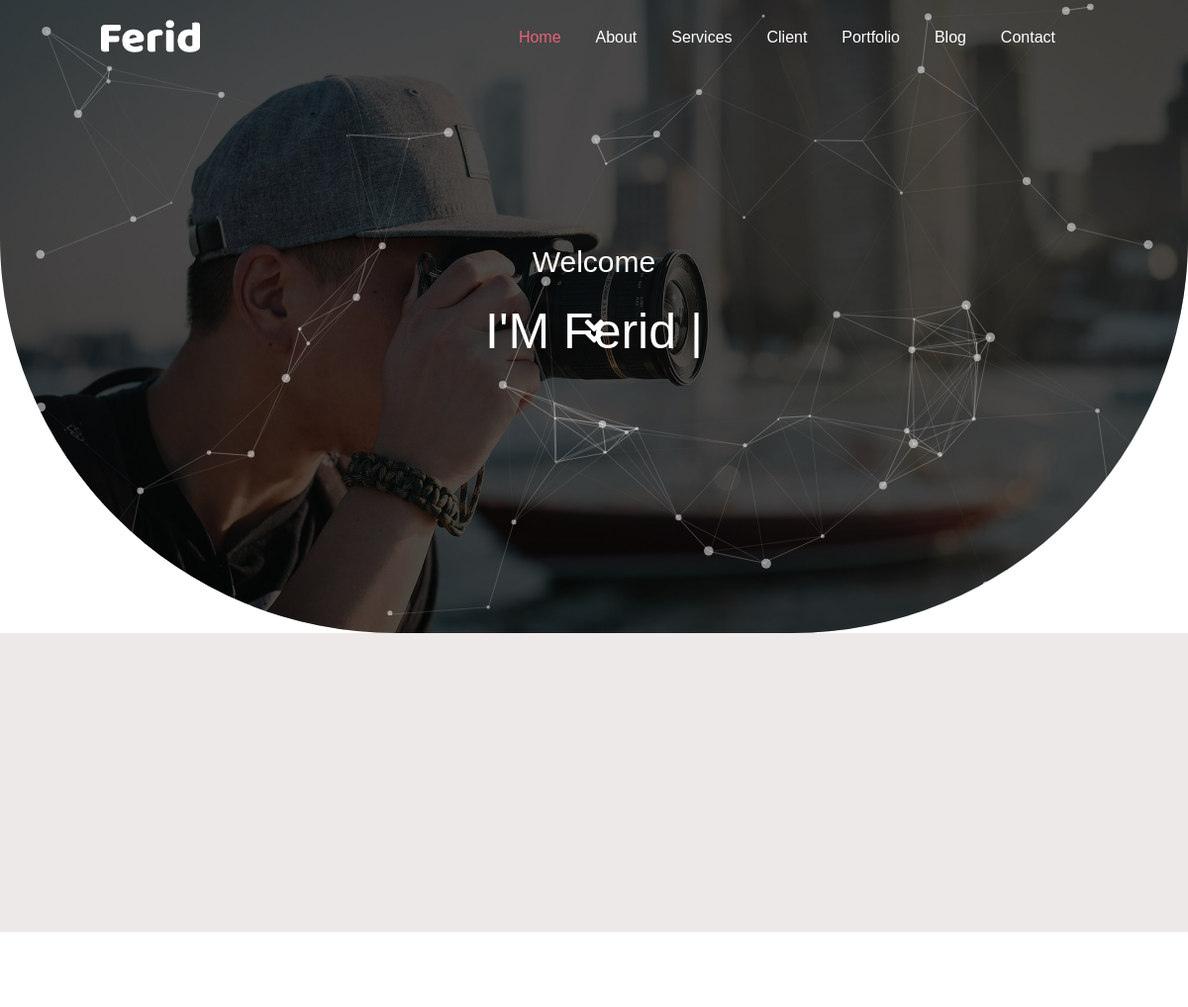
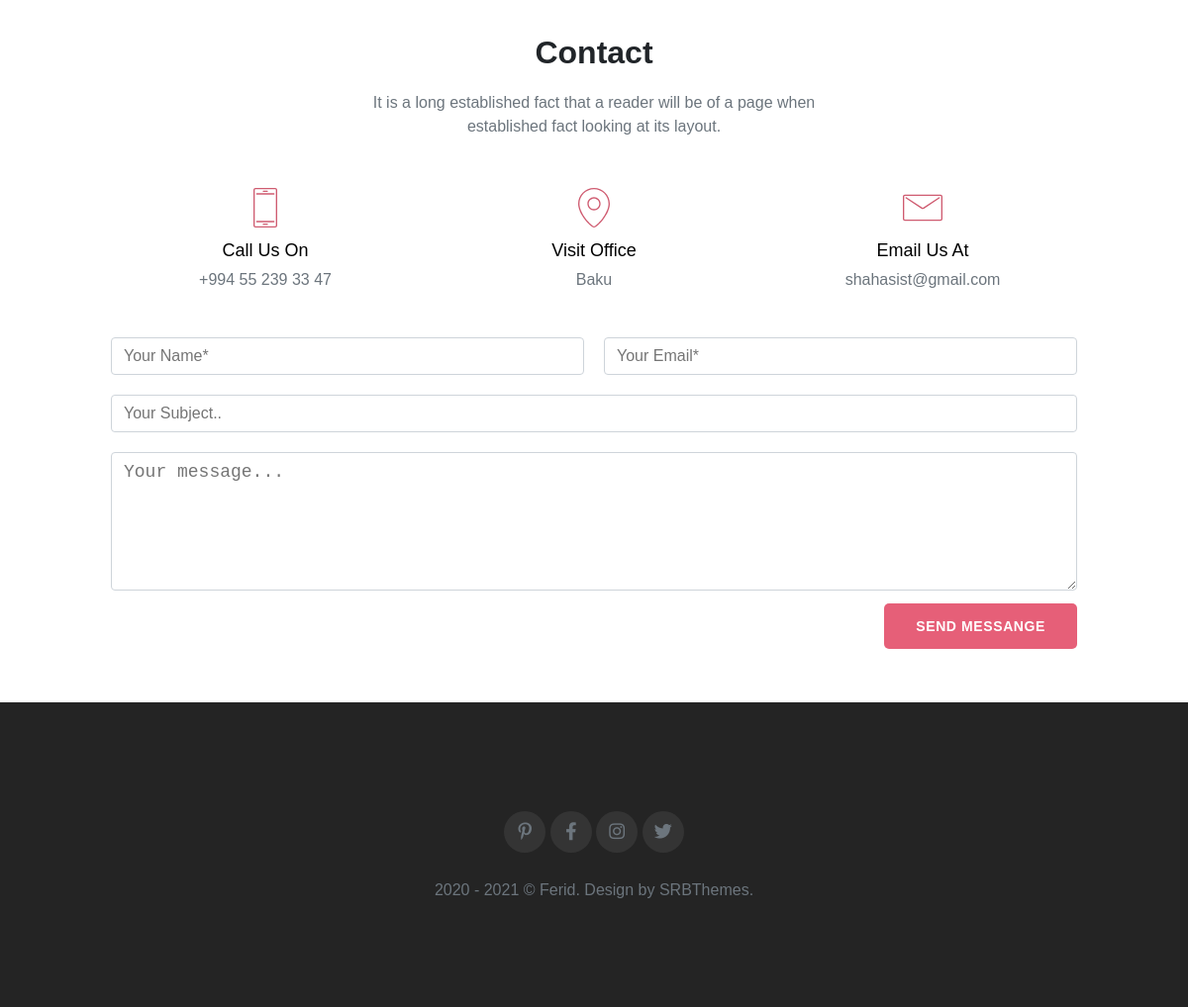
/blog/1, run on an earlier commit of the app's database (2 pictures, top to bottom).
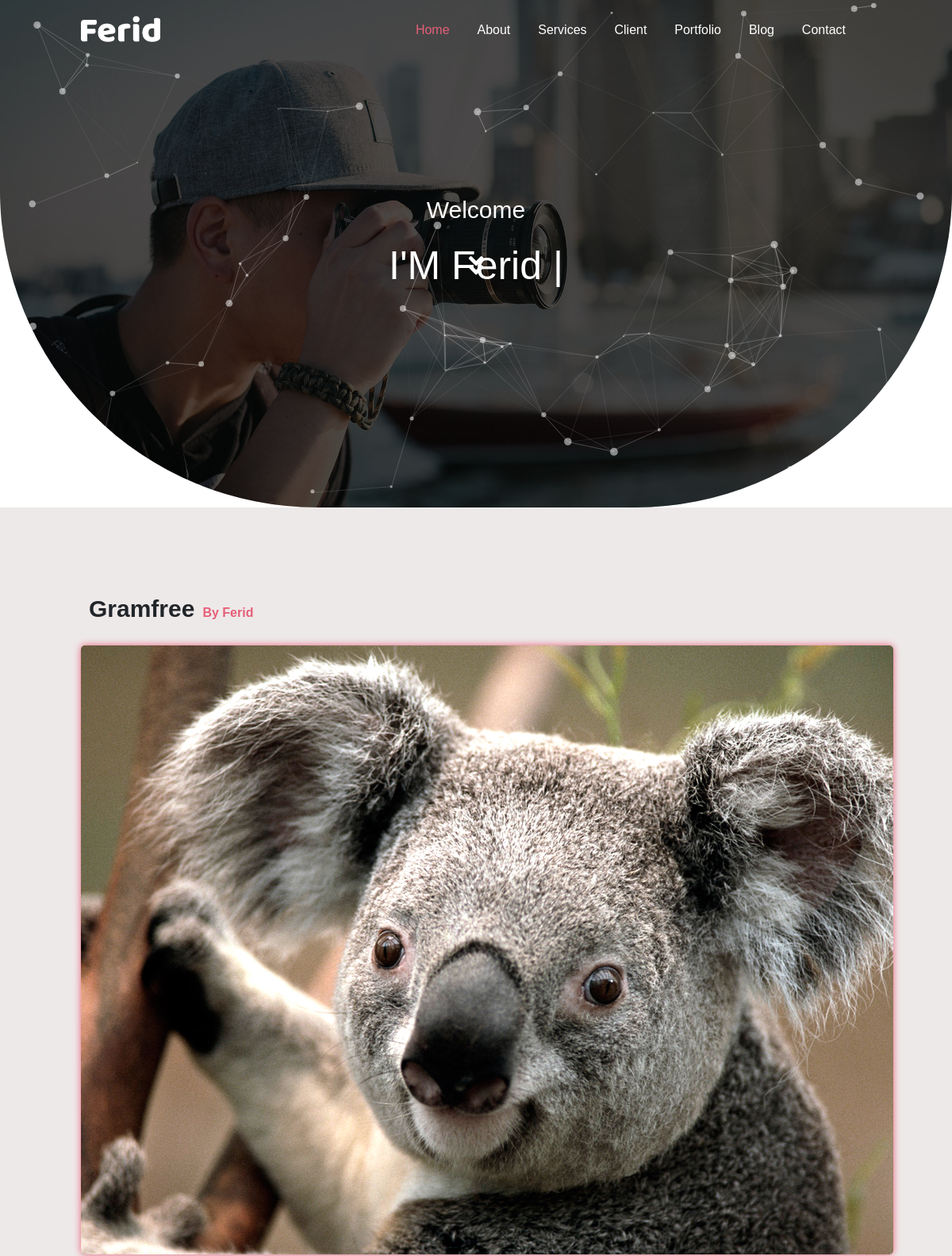
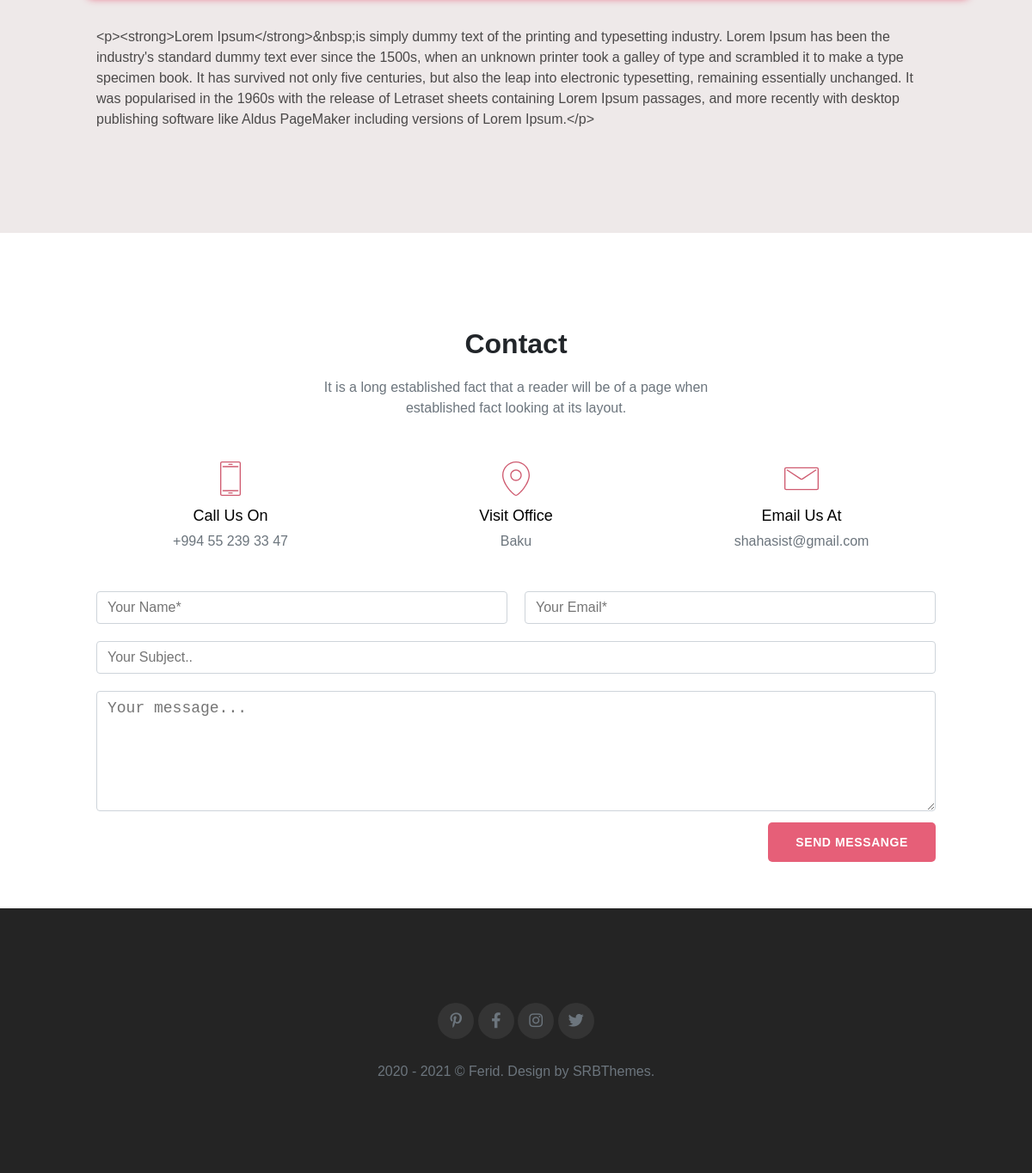
And on a later commit of the database (2 pictures, top to bottom).
### models.py (models this page shows)
class Blogs(db.Model):
    id = db.Column(db.Integer, primary_key=True)
    blogTitle = db.Column(db.String,nullable=False)
    blogDetail = db.Column(db.Text,nullable=False)
    blogAuthor = db.Column(db.String,nullable=False)
    blogDate = db.Column(db.Date,default=date.today())
    blogImage = db.Column(db.String,nullable=False)
    blogStatus = db.Column(db.Boolean,default=True)

### app/routes.py (the view)
@blog.route('/<int:id>',methods=['GET','POST'])
def blogPage(id):
    a = Blogs.query.get(id)
    return render_template('app/blog.html',blog=a)

### app/templates/app/blog.html
{% extends "app/layout.html" %}
{% block content_menu %}
<li><a class="blank" href="#blogPost">Blog</a></li>
<li><a class="blank" href="#contact">Contact</a></li>
{% endblock %}
{% block content_body %}
<section id="blogPost" class="pv-10x">
    <div class="container">
        <div class="row">
            <div class="col-12">
                <h1>{{blog.blogTitle}}</h1><span style="color: #e65f78;font-weight: 700;
                    cursor: pointer;">{{blog.blogAuthor}}</span>
            </div>
        </div>
        <div class="row">
            <div class="col-12">
                <img src="{{blog.blogImage}}">
            </div>
        </div>
        <div class="row">
            <div class="col-12">
                <p>{{blog.blogDetail}}</p>
            </div>
        </div>
    </div>
</section>
{% endblock %}

### app/templates/app/layout.html (shortened to what this page needs)
<!DOCTYPE html>
<html>
<head>
    <link rel="stylesheet" href="https://cdnjs.cloudflare.com/ajax/libs/font-awesome/5.15.1/css/all.min.css"
 />
    <link rel="stylesheet" href="./static/css/reset.css">
    <link rel="stylesheet" href="./static/css/style.css">
</head>
<body>
    <div class="nav width-full flex-full-center">
        <nav class="nav-bar flex-spacebetween-center">
            <span class="nav-bar-left"><a href="{{ url_for('homePage') }}#header"><img id="darklogo" src="./static/img/logo.png"></a></span>
            <div class="nav-bar-right">
                <ul class="flex-spacearound-center">
                    <li><a class="blank isik" href="{{ url_for('homePage') }}#header">Home</a></li>
                    <li><a class="blank" href="{{ url_for('homePage') }}#about">About</a></li>
                    <li><a class="blank" href="{{ url_for('homePage') }}#servies">Services</a></li>
                    <li><a class="blank" href="{{ url_for('homePage') }}#client">Client</a></li>
                    <li><a class="blank" href="{{ url_for('homePage') }}#portfolio">Portfolio</a></li>
                    {% block content_menu %}
                    {% endblock %}
                </ul>
            </div>
        </nav>
    </div>
    <header id="header">
        <div id="particles-js"></div>
        <div class="content color-white flex-columun-center width-full">
            <h4 class="mb-3x">Welcome</h4>
            <div style="position: realtive;font-size: 50px;">
                <div style="display: inline-block;">I'M
                    <h1 id="typed-strings" style="letter-spacing: 5px;" class="mb-3x">
                        <strong>Ferid Memmedli.</strong>
                    </h1>
                </div>
                <span id="typed"></span>
            </div>
            <div class="dubl-down width-full"><a href="#about" class="down color-white">
                    <i class="fas fa-angle-double-down"></i></a></div>
        </div>
    </header>
    {% block content_body %}
    {% endblock %}
    <section id="contact" class="pv-10x">
        <div class="container">
            <div class="row width-full">
                <h2 class="col-12">Contact</h2>
            </div>
            <div class="row width-full metin">
                <p class="col-12">It is a long established fact that a reader will be of a page when established fact
                    looking at its layout.</p>
            </div>
            <div class="row width-full icons width-full mv-3x">
                <div class="col-4 mr-2x ml-2x width-full "><img src="./static/img/svg/mbri-mobile2.svg" alt="">
                    <h4 class="mv-1x">Call Us On</h4>
                    <p class="text-muted">+994 55 239 33 47</p>
                </div>
                <div class="col-4 mr-2x ml-2x width-full "><img src="./static/img/svg/mbri-pin.svg" alt="">
                    <h4 class="mv-1x">Visit Office</h4>
                    <p class="text-muted">Baku</p>
                </div>
                <div class="col-4 mr-2x ml-2x width-full "><img src="./static/img/svg/mbri-letter.svg" alt="">
                    <h4 class="mv-1x">Email Us At</h4>
                    <p class="text-muted">shahasist@gmail.com</p>
                </div>
            </div>
            <form method="POST" action="/" class="row width-full form">
                <div class="container-full">
                    <div class="row width-full">
                        <div class="col-6">
                            <input name="name" id="name" type="text" class="form-control" maxlength="50"
                                placeholder="Your Name*" required>
                        </div>
                        <div class="col-6">
                            <input name="email" id="email" type="email" class="form-control" maxlength="50"
                                placeholder="Your Email*" required>
                        </div>
                    </div>
                    <div class="row width-full">
                        <div class="col-12">
                            <input name="subject" type="text" class="form-control" id="subject" maxlength="100"
                                placeholder="Your Subject.." required>
                        </div>
                    </div>
                    <div class="row width-full">
                        <div class="col-12">
                            <textarea style="height: 140px;" name="comments" id="comments" rows="4" class="form-control"
                                placeholder="Your message..." required></textarea>
                        </div>
                    </div>
                    <div class="row width-full send">
                        <button type="submit" class="btn btn-border-red btn-border-radius-x">SEND MESSANGE</button>
                    </div>
                </div>
            </form>
        </div>
    </section>
    <footer id="footer" class="relative p-10x">
        <div class="container">
            <div class="row flex-full-center text-center">
                <div class="col-12">
                    <div class="text-center text-white">
                        <ul class="list-inline mb-3x">
                            <li class="list-inline-item"><a class="link" href="#"><i
                                        class="reng fab fa-pinterest-p"></i></a></li>
                            <li class="list-inline-item"><a class="link" href="#"><i
                                        class="reng fab fa-facebook-f"></i></a>
                            </li>
                            <li class="list-inline-item"><a class="link" href="#"><i
                                        class="reng fab fa-instagram"></i></a>
                            </li>
                            <li class="list-inline-item"><a class="link" href="#"><i
                                        class="reng fab fa-twitter"></i></a>
                            </li>
                        </ul>
                        <p> 2020 - 2021 &copy; Ferid. Design by SRBThemes.</p>
                    </div>
                </div>
            </div>
        </div>
    </footer>
</body>
</html>

What changed in the data, as far as the page shows it:
added Blogs: blogTitle "Gramfree", blogAuthor "By Ferid", blogImage (picture), blogDetail "<p><strong>Lorem Ipsum</strong>&nbsp;is simply dummy text of the printing and typesetting industry. Lorem Ipsum has been the industry's standard dummy text ever since the 1500s, when an unknown printer took a galley of type and scrambled it to make a type specimen book. It has survived not only five centuries, but also the leap into electronic typesetting, remaining essentially unchanged. It was popularised in the 1960s with the release of Letraset sheets containing Lorem Ipsum passages, and more recently with desktop publishing software like Aldus PageMaker including versions of Lorem Ipsum.</p>"
